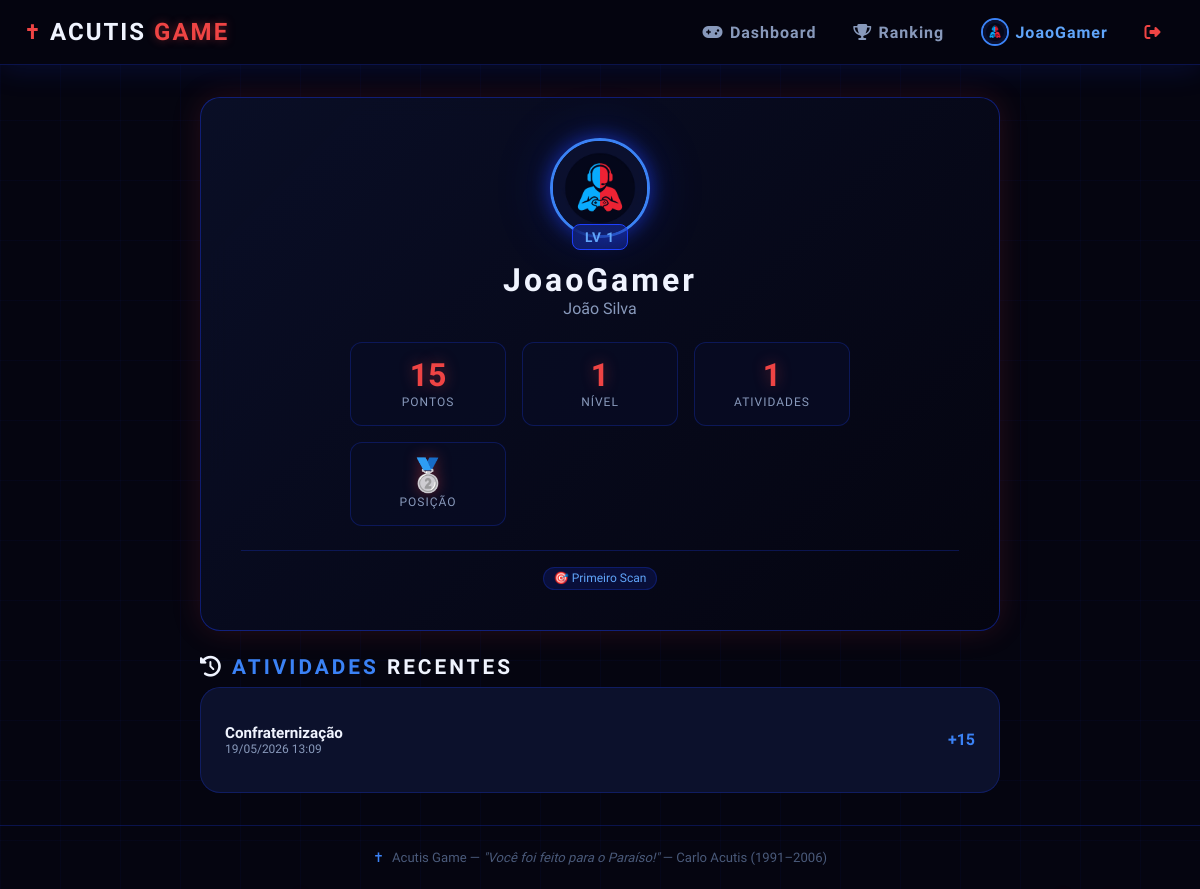
The page /perfil/JoaoGamer (signed in) on the database its author committed.
### models/models.py (models this page shows, shortened)
class Participante(UserMixin, db.Model):
    __tablename__ = 'participantes'
    id = db.Column(db.Integer, primary_key=True)
    uid = db.Column(db.String(36), unique=True, default=lambda: str(uuid.uuid4()))
    nome = db.Column(db.String(120), nullable=False)
    nickname = db.Column(db.String(30), unique=True, nullable=False)
    email = db.Column(db.String(150), unique=True, nullable=False)
    whatsapp = db.Column(db.String(20), nullable=False)
    senha_hash = db.Column(db.String(256), nullable=False)
    avatar = db.Column(db.String(200), default='/static/img/default_avatar.png')
    pontos = db.Column(db.Integer, default=0)
    xp = db.Column(db.Integer, default=0)
    streak = db.Column(db.Integer, default=0)
    ultimo_scan = db.Column(db.DateTime, nullable=True)
    is_admin = db.Column(db.Boolean, default=False)
    criado_em = db.Column(db.DateTime, default=datetime.utcnow)
    scans = db.relationship('Scan', backref='participante', lazy='dynamic')
    badges = db.relationship('ParticipanteBadge', backref='participante', lazy='dynamic')
    def calcular_nivel(self):
        if self.xp <= 0:
            return 1
        return min(int(math.log2(self.xp / 50 + 1)) + 1, 99)

class ParticipanteBadge(db.Model):
    __tablename__ = 'participante_badge'
    id = db.Column(db.Integer, primary_key=True)
    participante_id = db.Column(db.Integer, db.ForeignKey('participantes.id'), nullable=False)
    badge_id = db.Column(db.Integer, db.ForeignKey('badges.id'), nullable=False)
    data = db.Column(db.DateTime, default=datetime.utcnow)

class Badge(db.Model):
    __tablename__ = 'badges'
    id = db.Column(db.Integer, primary_key=True)
    nome = db.Column(db.String(60), unique=True, nullable=False)
    descricao = db.Column(db.String(200), default='')
    icone = db.Column(db.String(10), default='🏅')
    requisito_tipo = db.Column(db.String(30), default='scans')    # 'scans', 'pontos', 'streak', 'nivel'
    requisito_valor = db.Column(db.Integer, default=1)
    participantes = db.relationship('ParticipanteBadge', backref='badge', lazy='dynamic')

class Scan(db.Model):
    __tablename__ = 'scans'
    id = db.Column(db.Integer, primary_key=True)
    participante_id = db.Column(db.Integer, db.ForeignKey('participantes.id'), nullable=False)
    atividade_id = db.Column(db.Integer, db.ForeignKey('atividades.id'), nullable=False)
    pontos_ganhos = db.Column(db.Integer, nullable=False)
    streak_bonus = db.Column(db.Integer, default=0)
    timestamp = db.Column(db.DateTime, default=datetime.utcnow)

class Atividade(db.Model):
    __tablename__ = 'atividades'
    id = db.Column(db.Integer, primary_key=True)
    nome = db.Column(db.String(120), nullable=False)
    descricao = db.Column(db.Text, default='')
    pontos = db.Column(db.Integer, nullable=False, default=10)
    codigo = db.Column(db.String(36), unique=True, default=lambda: str(uuid.uuid4()))
    ativa = db.Column(db.Boolean, default=True)
    criada_em = db.Column(db.DateTime, default=datetime.utcnow)
    scans = db.relationship('Scan', backref='atividade', lazy='dynamic')

### routes/main.py (the view)
@main_bp.route('/perfil/<nickname>')
@login_required
def perfil(nickname):
    participante = Participante.query.filter_by(nickname=nickname).first_or_404()
    scans = (
        Scan.query
        .filter_by(participante_id=participante.id)
        .order_by(Scan.timestamp.desc())
        .limit(20)
        .all()
    )
    posicao = None
    ranking_completo = obter_ranking(limite=500)
    for p in ranking_completo:
        if p['id'] == participante.id:
            posicao = p['posicao']
            break
    return render_template('perfil.html',
                           participante=participante,
                           scans=scans,
                           posicao=posicao)

### utils/helpers.py (called while the page is built)
def _participante_to_dict(p, posicao, pontos_override=None):
    badges_lista = []
    for pb in p.badges.all():
        badges_lista.append({
            'nome': pb.badge.nome,
            'icone': pb.badge.icone,
            'descricao': pb.badge.descricao,
        })
    return {
        'id': p.id,
        'uid': p.uid,
        'nome': p.nome,
        'nickname': p.nickname,
        'avatar': p.avatar or '/static/img/default_avatar.png',
        'pontos': pontos_override if pontos_override is not None else p.pontos,
        'xp': p.xp,
        'nivel': p.calcular_nivel(),
        'streak': p.streak,
        'posicao': posicao,
        'badges': badges_lista,
    }

### templates/perfil.html (shortened to what this page needs)
{% extends "base.html" %}
{% block content %}
<div style="max-width:800px; margin:0 auto;">
    <div class="card card-glow mb-3" style="
        background: linear-gradient(135deg, rgba(10,15,40,.95), rgba(5,5,16,.9));
        border-color: rgba(30,64,255,.4);
        text-align: center;
        padding: 2.5rem;
    ">
        <div style="position:relative; display:inline-block;">
            <img src="{{ participante.avatar or '/static/img/default_avatar.png' }}"
                 style="width:100px; height:100px; border-radius:50%;
                        border:3px solid var(--azul-neon);
                        box-shadow:var(--glow-azul); object-fit:cover;"
                 onerror="this.src='/static/img/default_avatar.png'">
            <div class="nivel-badge" style="position:absolute; bottom:-8px; left:50%; transform:translateX(-50%); white-space:nowrap;">
                LV {{ participante.calcular_nivel() }}
            </div>
        </div>
        <h1 style="font-family:var(--font-display); font-size:2rem; font-weight:700;
                    letter-spacing:3px; margin-top:1.2rem;">
            {{ participante.nickname }}
        </h1>
        <p style="color:var(--text-muted); font-size:1rem;">{{ participante.nome }}</p>
        <div class="stats-grid mt-3" style="max-width:500px; margin:1.5rem auto 0;">
            <div class="stat-card">
                <div class="stat-value">{{ participante.pontos }}</div>
                <div class="stat-label">Pontos</div>
            </div>
            <div class="stat-card">
                <div class="stat-value">{{ participante.calcular_nivel() }}</div>
                <div class="stat-label">Nível</div>
            </div>
            <div class="stat-card">
                <div class="stat-value">{{ participante.scans.count() }}</div>
                <div class="stat-label">Atividades</div>
            </div>
            {% if posicao %}
            <div class="stat-card">
                <div class="stat-value" style="color:gold;">
                    {% if posicao == 1 %}🥇{% elif posicao == 2 %}🥈{% elif posicao == 3 %}🥉{% else %}#{{ posicao }}{% endif %}
                </div>
                <div class="stat-label">Posição</div>
            </div>
            {% endif %}
        </div>
        {% set badges = participante.badges.all() %}
        {% if badges %}
        <div style="display:flex; flex-wrap:wrap; gap:.5rem; justify-content:center;
                    margin-top:1.5rem; padding-top:1rem; border-top:1px solid var(--border);">
            {% for pb in badges %}
            <span class="badge-chip" title="{{ pb.badge.descricao }}">
                {{ pb.badge.icone }} {{ pb.badge.nome }}
            </span>
            {% endfor %}
        </div>
        {% endif %}
    </div>
    <h3 class="section-title" style="font-size:1.3rem;">
        <i class="fas fa-history"></i> <span class="accent">ATIVIDADES</span> RECENTES
    </h3>
    {% if scans %}
    <div class="card">
        {% for scan in scans %}
        <div style="
            display:flex; align-items:center; justify-content:space-between;
            padding:.75rem 0;
        ">
            <div>
                <div style="font-size:.95rem; font-weight:600;">{{ scan.atividade.nome }}</div>
                <div style="font-size:.75rem; color:var(--text-muted);">
                    {{ scan.timestamp.strftime('%d/%m/%Y %H:%M') }}
                </div>
            </div>
            <div style="font-family:var(--font-display); font-weight:700; text-align:right;">
                <span style="color:var(--azul-neon);">+{{ scan.pontos_ganhos }}</span>
            </div>
        </div>
        {% endfor %}
    </div>
    {% else %}
    <div class="card text-center text-muted" style="padding:2rem;">
        Nenhuma atividade registrada ainda.
    </div>
    {% endif %}
</div>
{% endblock %}

### templates/base.html (shortened to what this page needs)
<!DOCTYPE html>
<html lang="pt-BR">
<head>
    <link rel="stylesheet" href="https://cdnjs.cloudflare.com/ajax/libs/font-awesome/6.5.0/css/all.min.css">
    <link rel="stylesheet" href="{{ url_for('static', filename='css/main.css') }}">
</head>
<body>
    <div class="bg-particles" id="bgParticles"></div>
    <div class="grid-overlay"></div>
    <nav class="navbar">
        <div class="nav-container">
            <a href="{{ url_for('main.index') }}" class="nav-logo">
                <span class="logo-cross">✝</span>
                <span class="logo-text">ACUTIS <span class="accent">GAME</span></span>
            </a>
            <div class="nav-links">
                {% if current_user.is_authenticated %}
                    <a href="{{ url_for('main.dashboard') }}" class="nav-link">
                        <i class="fas fa-gamepad"></i> Dashboard
                    </a>
                    <a href="{{ url_for('main.ranking') }}" class="nav-link">
                        <i class="fas fa-trophy"></i> Ranking
                    </a>
                    <a href="{{ url_for('main.perfil', nickname=current_user.nickname) }}" class="nav-link nav-user">
                        <img src="{{ current_user.avatar or '/static/img/default_avatar.png' }}" class="nav-avatar" alt="Avatar">
                        {{ current_user.nickname }}
                    </a>
                    <a href="{{ url_for('auth.logout') }}" class="nav-link nav-logout">
                        <i class="fas fa-sign-out-alt"></i>
                    </a>
                {% else %}
                    <a href="{{ url_for('auth.login') }}" class="nav-link">Login</a>
                    <a href="{{ url_for('auth.cadastro') }}" class="btn-nav-primary">Participar</a>
                {% endif %}
            </div>
        </div>
    </nav>
    <main class="main-content">
        {% block content %}{% endblock %}
    </main>
    <footer class="footer">
        <p>
            <span class="footer-cross">✝</span>
            Acutis Game &mdash; <em>"Você foi feito para o Paraíso!"</em>
            &mdash; Carlo Acutis (1991–2006)
        </p>
    </footer>
</body>
</html>

### rows shown on the page
Participante: avatar (placeholder picture), nickname "JoaoGamer", calcular_nivel "1", nome "João Silva", pontos "15"
ParticipanteBadge: badge.icone "🎯", badge.nome "Primeiro Scan"
Scan: atividade.nome "Confraternização", timestamp "19/05/2026 13:09", pontos_ganhos "15"

### other values the page prints
{{ participante.scans.count() }} "1"
